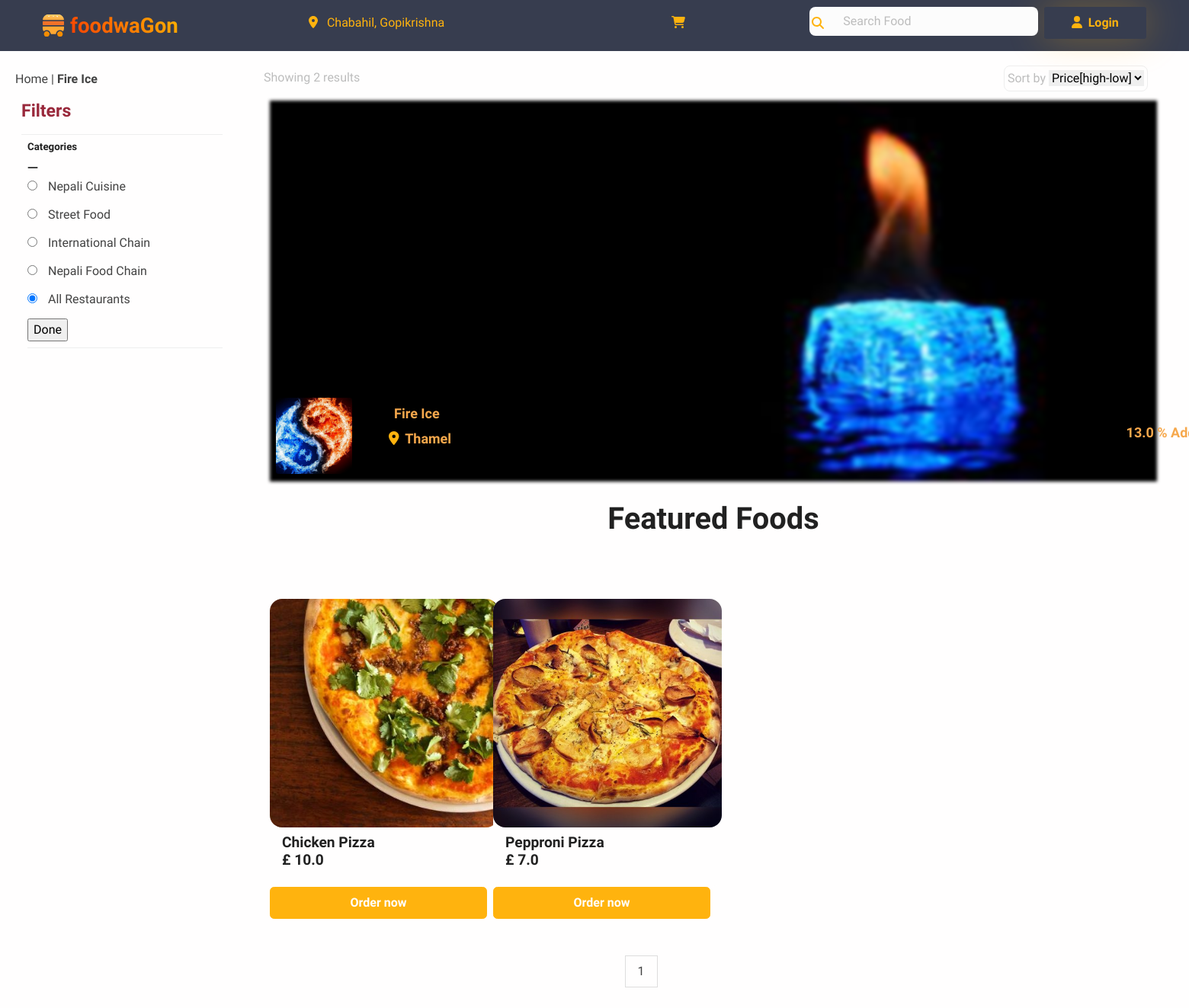
The app's page /productpage/21 with its own data.
### login/models.py (models this page shows, shortened)
class User(AbstractBaseUser):
    email = models.EmailField(max_length=255, unique=True, default="a@gmail.com")
    address = models.TextField(max_length=30, blank=True)
    first_name = models.TextField(max_length=30, blank=True, default="eg aster")
    last_name = models.TextField(max_length=30, blank=True)
    is_staff = models.BooleanField(default=False)  # non super-user
    is_active = models.BooleanField(default=False)
    admin = models.BooleanField(default=False)  # a superuser
    last_login = models.DateTimeField(blank=True, null=True, verbose_name="last login")
    profile_pic = models.ImageField(blank=True, null=True, upload_to="images/user/")
    USERNAME_FIELD = "email"
    objects = UserManager()

class VendorInfo(models.Model):
    additional_service_charge = models.FloatField()
    additional_vat = models.FloatField()
    banner = models.ImageField(blank=True, null=True, upload_to="images/banner/")
    user = models.OneToOneField(User, on_delete=models.CASCADE)

### product/models.py (models this page shows, shortened)
class Categories(models.Model):
    name = models.CharField(max_length=100, default="street food", unique=True)
    status = models.BooleanField(default=True)

class Product(models.Model):
    name = models.CharField(max_length=100)
    price = models.FloatField(max_length=100)
    image = models.ImageField(upload_to="images/food/")
    trader = models.ForeignKey(User, on_delete=models.CASCADE)
    status = models.BooleanField(default=True)
    category = models.ForeignKey(Categories, on_delete=models.CASCADE)
    class Meta:
        unique_together = ("name", "trader")

### delivery/views.py (the view)
# urls.py: path("productpage/<int:id>", views.filter_product, name="productpage"),
def filter_product(request, id):
    if request.method == "POST":
        categoryid = request.POST.get("categoryid")
        offerid = request.POST.get("offerid")
        if categoryid == "all" or offerid == "all":
            trader = User.objects.filter(is_staff=True, is_active=True).order_by("id")
            selected_category = None
            total_trader_count = trader.count()
        else:
            traders = []
            if categoryid:
                selected_category = Categories.objects.filter(id=categoryid).first()
                products = Product.objects.filter(category=categoryid)
                for product in products:
                    traders.append(product.trader)
            else:
                selected_category = Offer.objects.filter(id=offerid).first()
                offersss = Offer.objects.filter(id=offerid)
                for product in offersss:
                    traders.append(product.trader_offer)
            trade = set(traders)
            trader = list(trade)
            count = 0
            for traders in trader:
                count = count + 1
            total_trader_count = count
        paginator = Paginator(trader, 4)
        page_number = request.GET.get("page")
        page_obj = paginator.get_page(page_number)
        category = Categories.objects.all()
        offerss = Offer.objects.all()
        offer = offerss[0:2]
        return render(
            request,
            "delivery/productpage.html",
            {
                "trader": page_obj,
                "category": category,
                "offer": offer,
                "selected_category": selected_category,
                "total_trader": total_trader_count,
            },
        )
    else:
        sort = request.GET.get("sort")
        print(sort)
        if sort:
            product = Product.objects.filter(trader_id=id).order_by(sort)
        else:
            product = Product.objects.filter(trader_id=id)
        total_trader_count = product.count()
        user = VendorInfo.objects.filter(user_id=id).first()
        trader = User.objects.filter(id=id).first()
        if request.session.has_key("cart_count"):
            no_of_item_in_cart = request.session["cart_count"]
        else:
            no_of_item_in_cart = None
        paginator = Paginator(product, 4)
        page_number = request.GET.get("page")
        page_obj = paginator.get_page(page_number)
        category = Categories.objects.all()
        offer = Offer.objects.all()
        return render(
            request,
            "delivery/productpage.html",
            {
                "product": page_obj,
                "user_info": user,
                "total_trader": total_trader_count,
                "category": category,
                "offer": offer,
                "trader": trader,
                "cart_count": no_of_item_in_cart,
            },
        )

### templates/delivery/productpage.html (shortened to what this page needs)
{%extends '../base.html'%}{% load static%}
{%block csspart%}
<link rel="stylesheet" href="https://stackpath.bootstrapcdn.com/bootstrap/4.1.3/css/bootstrap.min.css"
>
<link href="https://cdnjs.cloudflare.com/ajax/libs/font-awesome/5.15.3/css/all.min.css"
 rel="stylesheet" />
<link href="{%static 'css/productpage.css' %}" rel="stylesheet" />
<link href="{%static 'assets/css/theme.css' %}" rel="stylesheet" />
<link rel="stylesheet" href="{% static 'css/vendors.css' %}">
{%endblock csspart%}
    {%block body%}
    <br>
    <br>
    <br>
    <section id="sidebar">
        <p> Home | <b>{{trader.first_name}}</b></p>
        <div class="border-bottom pb-2 ml-2">
            <h4 id="burgundy">Filters</h4>
        </div>
        <div class="py-2 border-bottom ml-3">
            <h6 class="font-weight-bold">Categories</h6>
            <div id="orange"><span class="fa fa-minus"></span></div>
            <form method="POST" action="{% url 'delivery:filter'%}">
                {% for categories in category%}
                {%if selected_category.id == categories.id%}
                <div class="form-group"><input type="radio" value="{{categories.id}}" id="{{categories.id}}"
                        name="categoryid" checked>
                    <label for="{{categories.id}}">{{categories.name}}</label>
                </div>
                {%else%}
                <div class="form-group"><input type="radio" value="{{categories.id}}" id="{{categories.id}}"
                        name="categoryid">
                    <label for="{{categories.id}}">{{categories.name}}</label>
                </div>
                {%endif%}
                {%endfor%}
                {%if not selected_category%}
                <div class="form-group"><input type="radio" value="all" name="categoryid" checked>
                    <label for="categoryid">All Restaurants</label>
                </div>
                {%else%}
                <div class="form-group"><input type="radio" value="all" name="categoryid">
                    <label for="categoryid">All Restaurants</label>
                </div>
                {%endif%}
                <input type="submit" value="Done">
        </div>
    </section>
    <section id="products">
        <div class="container">
            <div class="d-flex flex-row">
                <div class="text-muted m-2" id="res">Showing {{total_trader}} results</div>
                <div class="ml-auto mr-lg-4">
                    <div id="sorting" class="border rounded p-1 m-1">
                        <span class="text-muted">Sort by</span>
                        <select name="sort" id="sort">
                            <option value="price"><b>Price[high-low]</b></option>
                        </select>
                    </div>
                </div>
            </div>
            <section id="testimonial">
                <div class="container">
                    <div class="banner-conatiner">
                        <img class="gfg" src="{{user_info.banner.url}}">
                        <div class="logo">
                            <img src="{{trader.profile_pic.url}}">
                            <h3>{{trader.first_name}}</h3>
                            <p><i class="fas fa-map-marker-alt text-warning mx-2"></i>{{trader.address}}</p>
                            <div class="extra">
                                <p>{{user_info.additional_vat}} % Vat
                                    <br>
                                    {{user_info.additional_service_charge}} % Additional Service Charge
                                </p>
                            </div>
                        </div>
                    </div>
                    <br>
                    <div class="row h-100">
                        <div class="col-lg-7 mx-auto text-center mb-6">
                            <h5 class="fw-bold fs-3 fs-lg-5 lh-sm mb-3">
                                Featured Foods
                            </h5>
                        </div>
                    </div>
                    <div class="row gx-2">
                        {% for products in product%}
                        {%if products.status %}
                        <div class="col-sm-6 col-md-4 col-lg-3 h-100 mb-5">
                            <div class="card card-span h-100 text-white rounded-3">
                                <div class="profilepic">
                                    <img class="img-fluid rounded-3" src="{{products.image.url}}" alt="..." />
                                </div>
                                <div class="card-img-overlay ps-0">
                                </div>
                                <div class="card-body ps-0">
                                    <div class="d-flex align-items-center mb-3">
                                        <div class="flex-1 ms-3">
                                            <h5 class="mb-0 fw-bold text-1000">{{products.name}}</h5>
                                            <h5 class="mb-0 fw-bold text-1000">£ {{products.price}}</h5>
                                        </div>
                                    </div>
                                </div>
                            </div>
                            <div class="d-grid">
                                <a class="btn btn-lg btn-primary add-to-cart" href="" data-id={{products.id}}
                                    role="button">Order
                                    now</a>
                            </div>
                        </div>
                        {% endif %}
                        {%endfor%}
                    </div>
                    <div class="pagination">
                        <span>
                            <a><span>{{product.number}}</span></a>
                        </span>
                    </div>
                </div>
            </section>
        </div>
    </section>
    {%endblock body%}

### static/css/productpage.css (style rules this page uses)
.gfg { filter: blur(2px); width: 100%; height: 500px; }
.logo { text-align:center; position: absolute; font-size: 18px; top: 390px; left: 2%; color: white; }
.logo img { width: 100px; height: 100px; object-fit: cover; border-radius: 3px; }
.logo h3 { text-align:center; position: absolute; font-size: 18px; top: 10px; left: 110%; color: #f6a84c; width: 150px; }
.logo p { text-align:center; position: absolute; font-size: 18px; top: 40px; left: 110%; color: #f6a84c; width: 150px; font-weight: bold; }
.extra p { text-align:center; position: absolute; font-size: 18px; top: 5px; left: 1100%; color: #f6a84c; width: 300px; font-weight: bold; }

### templates/delivery/productpage.html (style rules this page uses)
.profilepic img { width: 300px; height: 300px; object-fit: cover; }
section { padding-top: 0.5rem; }
.pagination { display: inline-block; width: 80%; margin-left: 40%; }
.pagination a { color: black; float: left; padding: 8px 16px; text-decoration: none; transition: background-color .3s; border: 1px solid #ddd; }

### records on screen
User: first_name "Fire Ice", profile_pic (picture), address "Thamel"
Categories: name "Nepali Cuisine"
Categories: name "Street Food"
Categories: name "International Chain"
Categories: name "Nepali Food Chain"
VendorInfo: banner (picture), additional_service_charge "13.0"
Product: image (picture), name "Chicken Pizza", price "10.0"
Product: image (picture), name "Pepproni Pizza", price "7.0"

### other values on screen
{{ total_trader }} "2"
{{ product.number }} "1"
